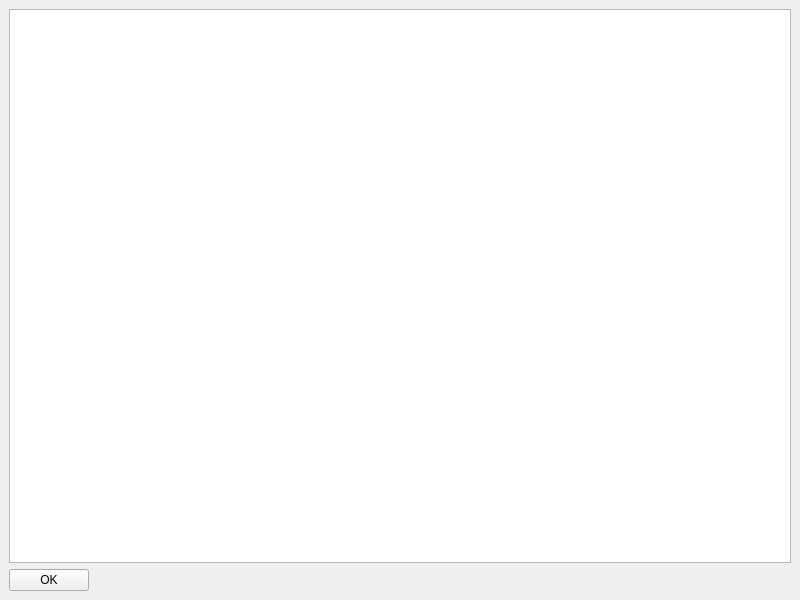
<?xml version="1.0" encoding="UTF-8"?>
<ui version="4.0">
 <class>SelectUsersWindow</class>
 <widget class="QMainWindow" name="SelectUsersWindow">
  <property name="windowModality">
   <enum>Qt::ApplicationModal</enum>
  </property>
  <property name="geometry">
   <rect>
    <x>0</x>
    <y>0</y>
    <width>800</width>
    <height>600</height>
   </rect>
  </property>
  <property name="windowTitle">
   <string>Users</string>
  </property>
  <property name="windowIcon">
   <iconset resource="app.qrc">
    <normaloff>:/app.png</normaloff>:/app.png</iconset>
  </property>
  <widget class="QWidget" name="centralwidget">
   <layout class="QVBoxLayout" name="verticalLayout">
    <item>
     <widget class="QListWidget" name="users"/>
    </item>
    <item>
     <layout class="QHBoxLayout" name="horizontalLayout">
      <item>
       <widget class="QPushButton" name="ok">
        <property name="text">
         <string>OK</string>
        </property>
       </widget>
      </item>
      <item>
       <spacer name="horizontalSpacer">
        <property name="orientation">
         <enum>Qt::Horizontal</enum>
        </property>
        <property name="sizeHint" stdset="0">
         <size>
          <width>40</width>
          <height>20</height>
         </size>
        </property>
       </spacer>
      </item>
     </layout>
    </item>
   </layout>
  </widget>
 </widget>
 <resources>
  <include location="app.qrc"/>
 </resources>
 <connections/>
</ui>
